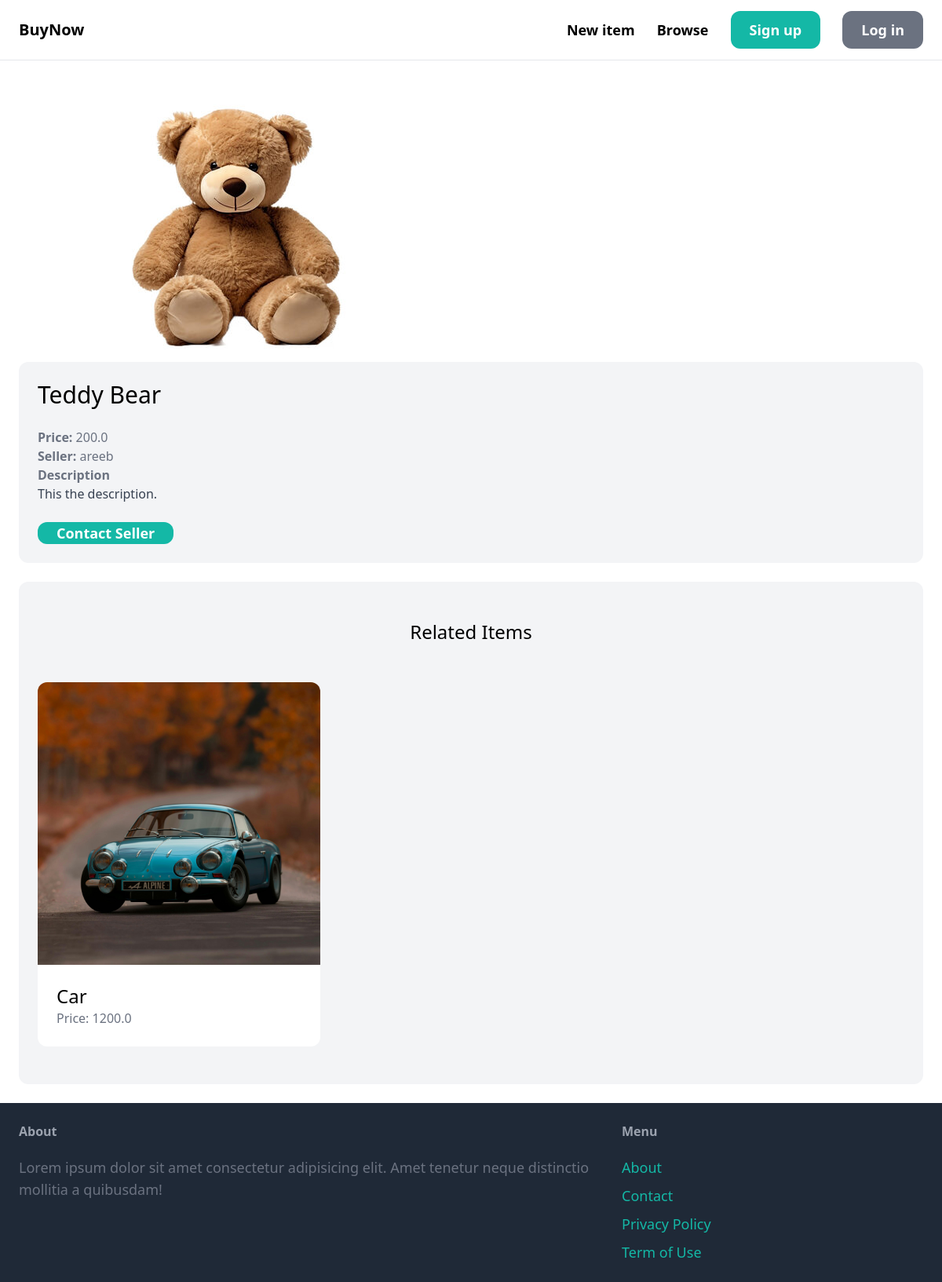
Page /items/1/ on the committed database.
### item/models.py (models this page shows, shortened)
class Item(models.Model):
    category=models.ForeignKey(Category,related_name='items',on_delete=models.CASCADE)
    name=models.CharField(max_length=255)
    description=models.TextField(blank=True,null=True)
    price=models.FloatField()
    image=models.ImageField(upload_to='item_images',blank=True,null=True)
    is_sold=models.BooleanField(default=False)
    created_by=models.ForeignKey(User,related_name='items',on_delete=models. CASCADE)
    created_at=models.DateTimeField(auto_now_add=True)  #gets date on which its created automatically

### item/views.py (the view)
# urls.py: path('<int:pk>/', views.detail, name='detail'),
def detail(request,pk):
    item=get_object_or_404(Item,pk=pk)
    related_items=Item.objects.filter(category=item.category,is_sold=False).exclude(pk=pk)[0:3]     #get more objects from the same category excluding the current one
    return render(request,"item/detail.html",{
        'item':item,
        'related_items':related_items
    })

### item/templates/item/detail.html (shortened to what this page needs)
{% extends "core/base.html" %}
{% block content %}
    <div class="grid grid-cols-5 gap-6">
        <div class="col-span-3">
            <img src="{{item.image.url}}" class="rounded-xl" alt="">
        </div>
    </div>
    <div class="col-span-2 p-6 bg-gray-100 rounded-xl">
        <h1 class="mb-6 text-3xl" >{{item.name}}</h1>
        <p class="text-gray-500" ><strong>Price: </strong>{{item.price}} </p>
        <p class="text-gray-500" ><strong>Seller: </strong>{{item.created_by.username}} </p>
        {% if item.description %}
        <p class="text-gray-700">
            <strong class="text-gray-500">Description</strong><br>
            {{item.description}}
        </p>
        {% endif %}
        {% if request.user == item.created_by %}
            <div class="mt-6 p-6 bg-white rounded-xl" >
                <p>This is your item</p>
                <a href="{% url "item:edit" item.id %}" class="inline-block mt-6 px-6 text-lg font-semibold text-white bg-teal-500 rounded-xl">Edit</a>
                <a href="{% url "item:delete" item.id %}" class="inline-block mt-6 px-6 text-lg font-semibold text-white bg-red-500 rounded-xl">Delete</a>
            </div>
        {% else %}
            <a href="{% url "conversation:new" item.id %}" class="inline-block mt-6 px-6 text-lg font-semibold bg-teal-500 text-white hover:bg-teal-700 rounded-xl">Contact Seller</a>
        {% endif %}
    </div>
    <div class="mt-6 px-6 py-12 bg-gray-100 rounded-xl">
        <h2 class='mb-12 text-2xl text-center'>Related Items</h2>
        <div class='grid grid-cols-3 gap-3'>
            {% for item in related_items  %}
                <div>
                    <a href="{% url 'item:detail' item.id %}">
                        <div>
                            <img src="{{item.image.url}}" class="rounded-t-xl"  alt="">
                        </div>
                        <div class="p-6 bg-white rounded-b-xl">
                            <h2 class="text-2xl">{{item.name}}</h2>
                            <p class="text-gray-500">Price: {{item.price}}</p>
                        </div>
                    </a>
                </div>
            {% endfor %}
        </div>
    </div>
{% endblock content %}

### rows in the picture
Item: image (picture), name "Teddy Bear", price "200.0", created_by.username "areeb", description "This the description."
Item: image (picture), name "Car", price "1200.0"
